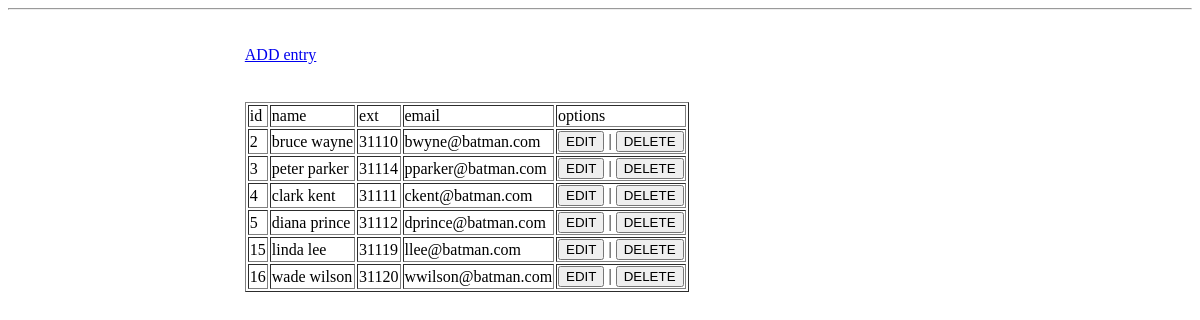
The page / on the database its author committed.
### tables this page shows
CREATE TABLE users (
  id INTEGER PRIMARY KEY AUTOINCREMENT,
  username TEXT UNIQUE NOT NULL,
  ext TEXT NOT NULL,
  email TEXT
);

### app/routes.py (the view)
@app.route('/')
def index():
    conn = get_db()
    myposts = conn.execute('''
                          SELECT * FROM users;
                          ''').fetchall()
    conn.close()
    return render_template('index.html', myposts=myposts)

### app/db.py (called while the page is built)
def get_db():
    if 'db' not in g:
        g.db = sqlite3.connect(
            current_app.config['DATABASE'],
            detect_types=sqlite3.PARSE_DECLTYPES
        )
        g.db.row_factory = sqlite3.Row
    return g.db

### app/templates/index.html (shortened to what this page needs)
<!DOCTYPE html>
<html lang="en">
<head>
    <link rel="stylesheet" href="{{url_for('static', filename='css/main.css')}}">
</head>
<body>
    <hr>
    <br>
    <div>
    <a href='{{ url_for( "add" ) }}'>ADD entry</a>
    </div>
    <br>
    <div >
        {% if myposts %}
        <table border="1">
            <thead>
                <td>id</td>
                <td>name</td>
                <td>ext</td>
                <td>email</td>
                <td>options</td>
            </thead>
            {% for row in myposts %}
                <tr>
                    <td>{{row[0]}}</td>
                    <td>{{row[1]}}</td>
                    <td>{{row[2]}}</td>
                    <td>{{row[3]}}</td>
                    <td>
                        <button onclick="location.href='{{ url_for( "edit", number=row[0] ) }}'" type="button">EDIT</button> |
                        <button hx-post='{{ url_for( "delete", number=row[0] ) }}' hx-confirm="Are you sure you wish to delete record name {{ row[1] }}?" hx-target="body" hx-ext="debug">DELETE</button>
                    </td>
                </tr>
            {% endfor %}
        </table>
        {% else %}
        Empty</br>
        {% endif %}
    </div>
</body>
</html>

### app/static/css/main.css (style rules this page uses)
div { margin: auto; width: 60%; padding: 10px; }

### rows shown on the page
users: id "2", username "bruce wayne", ext "31110", email "bwyne@batman.com"
users: id "3", username "peter parker", ext "31114", email "pparker@batman.com"
users: id "4", username "clark kent", ext "31111", email "ckent@batman.com"
users: id "5", username "diana prince", ext "31112", email "dprince@batman.com"
users: id "15", username "linda lee", ext "31119", email "llee@batman.com"
users: id "16", username "wade wilson", ext "31120", email "wwilson@batman.com"
